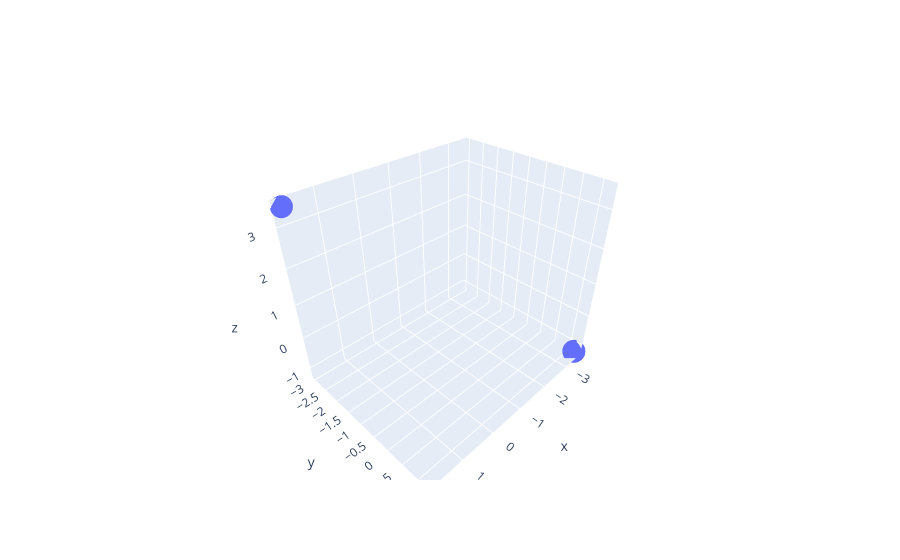

Source (notebook cell):
### Markdown cell above
Tomamos $(d+1)$ elementos $x_i \in X\sub\mathbb{R}^d$ l.i.
$$D = \left\{d(x,y): x,y\in X\right\}$$
$$C = \left\{(x,y): d(x,y) = \sup D \right\}$$

Para $x_0 \notin C, T:C \to R\sub \mathbb{R}^d$ t.q. $T = AI+x_0$ con $A\in\mathbb{S}^d$.

Luego, para $y_i\in R$
$$e_{d+1} = T^{-1}(y_i \times y_j), i\neq j$$

De esta forma $e_{d+1}$ se convierte en una base y se agrega al conjunto para aumentar la dimensión

### Code cell
points_2d = np.array([X[:, 0], X[:, 1]])
points_3d = np.column_stack((points_2d, points_2d[:, 0] + points_2d[:, 1]))


scatter_trace = go.Scatter3d(x=points_3d[:, 0], y=points_3d[:, 1], z=points_3d[:, 2], mode='markers')
layout = go.Layout(scene=dict(aspectmode='data'))
fig = go.Figure(data=[scatter_trace], layout=layout)
fig.show()

### Figure 1 — Plotly figure (JSON) as saved in the notebook; plotly's stock layout.template omitted (floating-point values rounded to 4 significant figures)
{"data": [{"mode": "markers", "type": "scatter3d", "x": [-3.523, 1.841], "y": [1.202, -2.984], "z": [-1.203, 3.475]}], "layout": {"scene": {"aspectmode": "data"}}}
